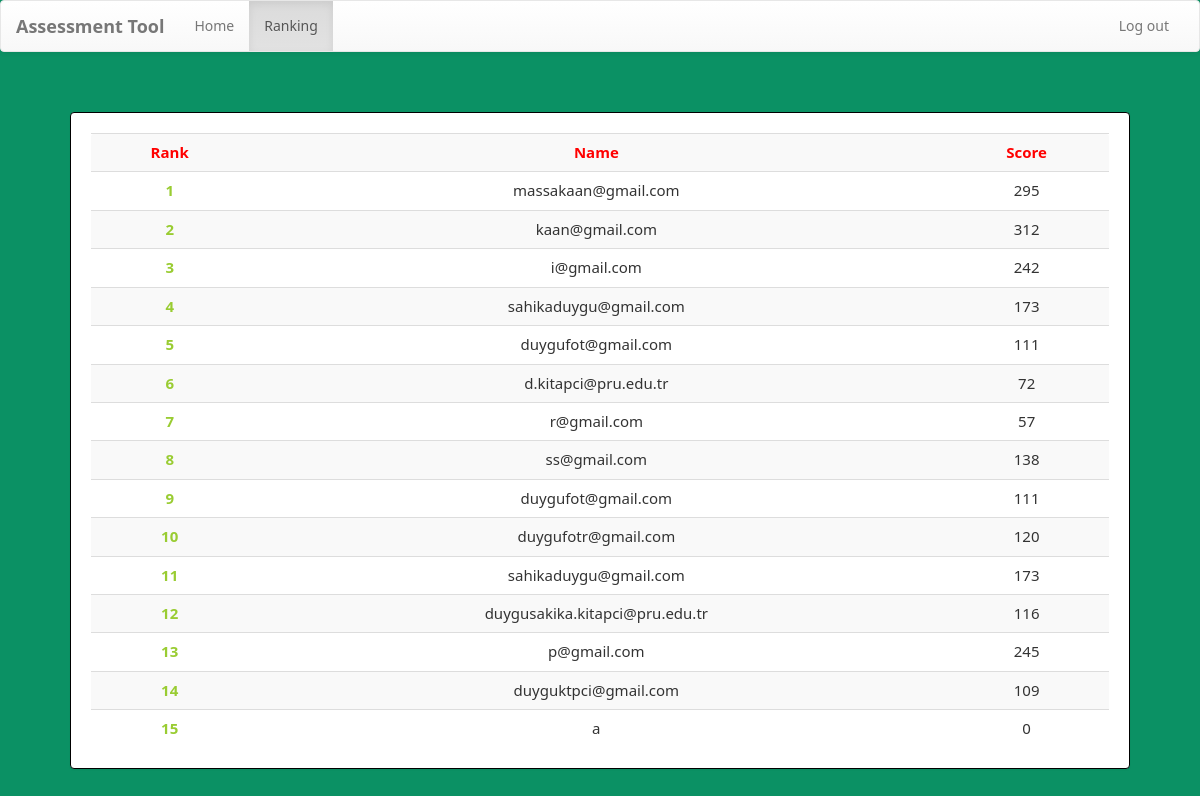
Screenshot of /dashboard.php?q=2 (signed in) with the database file from the repository.
### tables this page shows
CREATE TABLE `users` (
  `id` int(11) NOT NULL,
  `email` varchar(225) NOT NULL,
  `played_on` varchar(225) NOT NULL,
  `datas` int(11) NOT NULL DEFAULT 0,
  `userPassword` varchar(50) DEFAULT NULL,
  `userName` varchar(50) DEFAULT NULL,
  `userSurname` varchar(50) DEFAULT NULL
);

### dashboard.php (the view, shortened to what this page needs)
<?php
    include_once 'connection.php';
?>
<!DOCTYPE html>
<html>
<head>
    <link  rel="stylesheet" href="css/bootstrap.min.css"/>
    <link  rel="stylesheet" href="css/bootstrap-theme.min.css"/>
    <link rel="stylesheet" href="css/welcome.css">
    <link  rel="stylesheet" href="css/font.css">
</head>
<body>
    <nav class="navbar navbar-default title1">
        <div class="container-fluid">
            <div class="navbar-header">
                <a class="navbar-brand" href="Javascript:void(0)"><b>Assessment Tool</b></a>
            </div>
            <div class="collapse navbar-collapse" id="bs-example-navbar-collapse-1">
                <ul class="nav navbar-nav navbar-left">
                    <li <?php if(@$_GET['q']==0) echo'class="active"'; ?>><a href="dashboard.php?q=0">Home<span class="sr-only">(current)</span></a></li>
                    <li <?php if(@$_GET['q']==2) echo'class="active"'; ?>><a href="dashboard.php?q=2">Ranking</a></li>
                </ul>
                <ul class="nav navbar-nav navbar-right">
                    <li <?php echo''; ?> > <a href="login.php"><span class="glyphicon glyphicon-log-out" aria-hidden="true"></span>&nbsp;Log out</a></li>
                </ul>
            </div>
        </div>
    </nav>
    <div class="container">
        <div class="row">
            <div class="col-md-12">
                <?php if(@$_GET['q']==0)
                if(@$_GET['q']== 2)
                {
                    $q=mysqli_query($conn,"SELECT * FROM users  ORDER BY id DESC " )or die('Error223');
                    echo  '<div class="panel title"><div class="table-responsive">
                    <table class="table table-striped title1" >
                    <tr style="color:red"><td><center><b>Rank</b></center></td><td><center><b>Name</b></center></td><td><center><b>Score</b></center></td></tr>';
                    $c=0;
                    while($row=mysqli_fetch_array($q) )
                    {
                        $e=$row['email'];
                        $s=$row['datas'];
                        $c++;
                        echo '<tr><td style="color:#99cc32"><center><b>'.$c.'</b></center></td><td><center>'.$e.'</center></td><td><center>'.$s.'</center></td>';
                    }
                    echo '</table></div></div>';
                }
                ?>
            </div>
        </div>
    </div>
</body>
</html>

### css/welcome.css (style rules this page uses)
* { box-sizing: border-box; }
body { background-color: #0b9164; margin: 0; font-family: Noto Sans; }
.panel { border-color:rgb(0, 0, 0); margin:40px; padding:20px; font: 15px "Noto Sans"; }

### rows the page displays
users: email "massakaan@gmail.com", datas "295"
users: email "kaan@gmail.com", datas "312"
users: email "i@gmail.com", datas "242"
users: email "sahikaduygu@gmail.com", datas "173"
users: email "duygufot@gmail.com", datas "111"
users: email "d.kitapci@pru.edu.tr", datas "72"
users: email "r@gmail.com", datas "57"
users: email "ss@gmail.com", datas "138"
users: email "duygufot@gmail.com", datas "111"
users: email "duygufotr@gmail.com", datas "120"
users: email "sahikaduygu@gmail.com", datas "173"
users: email "duygusakika.kitapci@pru.edu.tr", datas "116"
users: email "p@gmail.com", datas "245"
users: email "duyguktpci@gmail.com", datas "109"
users: email "a", datas "0"
